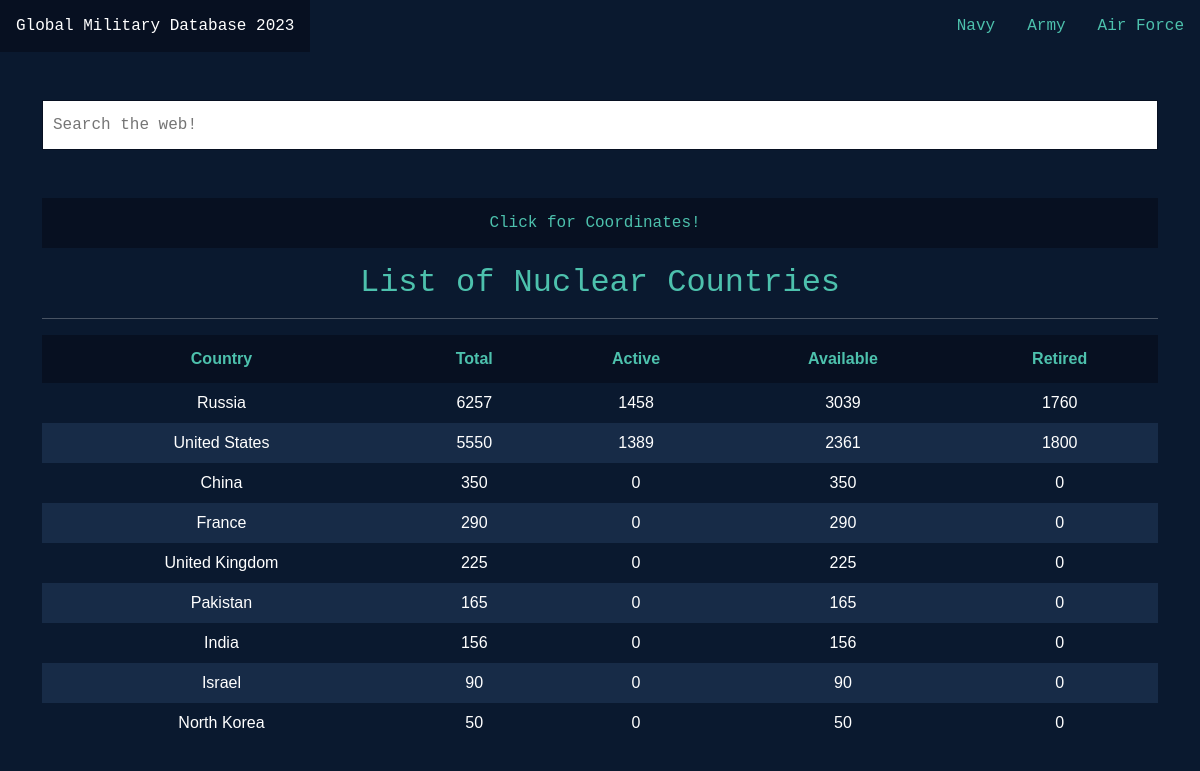
The page / on the database its author committed.
### tables this page shows
CREATE TABLE nuclear (
  country TEXT,
  totalWeapons INT,
  activelyDeployed INT,
  available INT,
  retired INT
);

### app.py (the view)
@app.route("/")
def index():
    nuclear_data = db.execute("select * from nuclear")
    return render_template("index.html", nuclear = nuclear_data)

### app.py (called while the page is built)
@app.after_request
def after_request(response):
    response.headers["Cache-Control"] = "no-cache, no-store, must-revalidate"
    response.headers["Expires"] = 0
    response.headers["Pragma"] = "no-cache"
    return response

### templates/index.html (shortened to what this page needs)
{% extends "layout.html" %}
{% block body %}
    <div class="container">
        <div class="section">
            <br>
            <br>
            <form action="https://www.google.com/search" method="get">
                <input type="search" id="srchhmpg" autofocus name="q" onkeyup="myFunction()" placeholder="Search the web!" autocomplete="off">
            </form>
            <br>
            <br>
            <button id="cord" onclick="getLocation()">Click for Coordinates!</button>
            <h2>List of Nuclear Countries</h2>
            <hr>
            <table data-toggle="table" id="navy_table">
                <thead>
                    <tr>
                        <th data-sortable="true">Country</th>
                        <th data-sortable="true">Total</th>
                        <th data-sortable="true">Active</th>
                        <th data-sortable="true">Available</th>
                        <th data-sortable="true">Retired</th>
                    </tr>
                </thead>
                <tbody>
                    {% for i in nuclear %}
                        <tr>
                            <td>{{ i.country }}</td>
                            <td>{{ i.totalWeapons }}</td>
                            <td>{{ i.activelyDeployed }}</td>
                            <td>{{ i.available }}</td>
                            <td>{{ i.retired }}</td>
                        </tr>
                    {% endfor %}
                </tbody>
{% endblock %}

### templates/layout.html (shortened to what this page needs)
<!DOCTYPE html>
<html lang="en">
    <head>
        <head>
            <link href="https://cdn.jsdelivr.net/npm/bootstrap@5.2.3/dist/css/bootstrap.min.css" rel="stylesheet">
            <link rel="stylesheet" href="https://unpkg.com/bootstrap-table@1.21.1/dist/bootstrap-table.min.css">
            <link href="/static/styles.css" rel="stylesheet">
        </head>
    </head>
    <body>
        <ul>
            <li style="float:left"><a class="active"  href="/">Global Military Database 2023</button></a></li>
            <li><a href="/airforce">Air Force</button></a></li>
            <li><a href="/army">Army</button></a></li>
            <li><a href="/navy">Navy</button></a></li>
        </ul>
        {% block body %}{% endblock %}
    </body>
</html>

### static/styles.css (style rules this page uses)
ul { list-style-type: none; margin: 0; padding: 0; overflow: hidden; background-color: #0A192F; }
li { float: right; }
li a { display: block; color: #4DC1AD; text-align: center; padding: 14px 16px; text-decoration: none; }
a.active { background-color: #172B47; color: white; }
#navy_table { font-family: Arial, Helvetica, sans-serif; color: white; border-collapse: collapse; width: 100%; background-color: #0A192F }
#navy_table td, #navy_table th { padding: 8px; }
#navy_table tr:nth-child(even) { background-color: #172B47; }
#navy_table th { padding-top: 12px; padding-bottom: 12px; text-align: center; background-color: #071021; color: #4DC1AD; }
body { background-color: #0A192F; color: #ffffff; font-family: "Courier New", Courier, monospace; font-size: 1rem; font-weight: 400; line-height: 1.5; margin: 0; text-align: center; }
h2 { color: #4DC1AD; }
#srchhmpg { background-color: white; border: 1px solid #071021; width: 100%; font-size: 16px; padding: 12px 20px 12px 10px; color: #4DC1AD; }
#cord { background-color: #071021; border: 1px solid #071021; width: 100%; font-size: 16px; padding: 12px 20px 12px 10px; color: #4DC1AD; }

### rows shown on the page
nuclear: country "Russia", totalWeapons "6257", activelyDeployed "1458", available "3039", retired "1760"
nuclear: country "United States", totalWeapons "5550", activelyDeployed "1389", available "2361", retired "1800"
nuclear: country "China", totalWeapons "350", activelyDeployed "0", available "350", retired "0"
nuclear: country "France", totalWeapons "290", activelyDeployed "0", available "290", retired "0"
nuclear: country "United Kingdom", totalWeapons "225", activelyDeployed "0", available "225", retired "0"
nuclear: country "Pakistan", totalWeapons "165", activelyDeployed "0", available "165", retired "0"
nuclear: country "India", totalWeapons "156", activelyDeployed "0", available "156", retired "0"
nuclear: country "Israel", totalWeapons "90", activelyDeployed "0", available "90", retired "0"
nuclear: country "North Korea", totalWeapons "50", activelyDeployed "0", available "50", retired "0"
